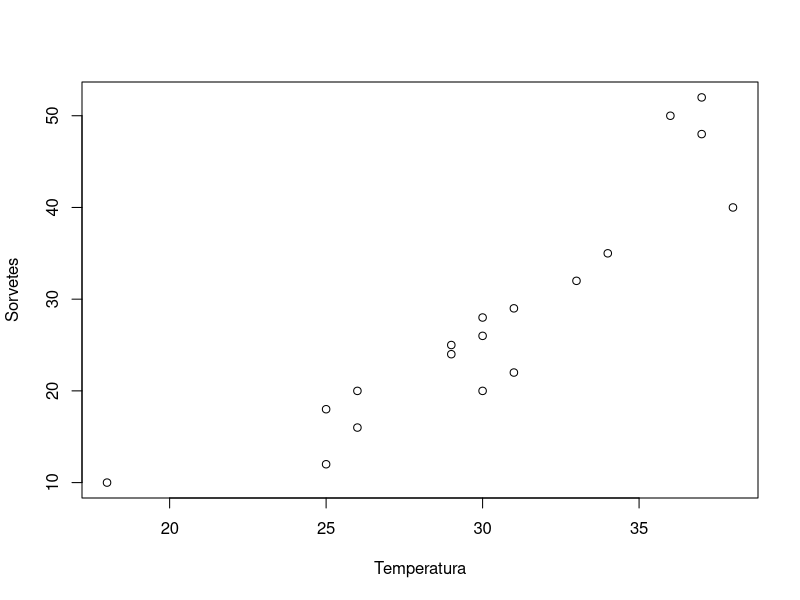
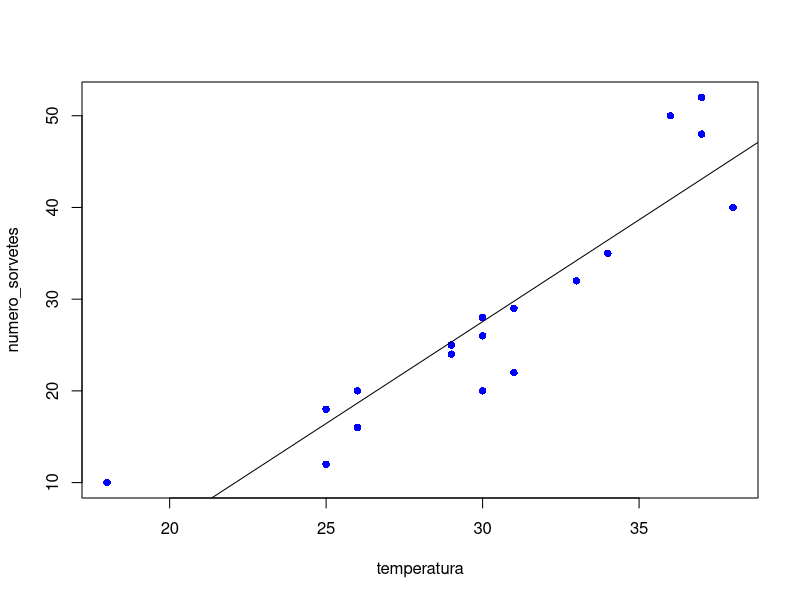
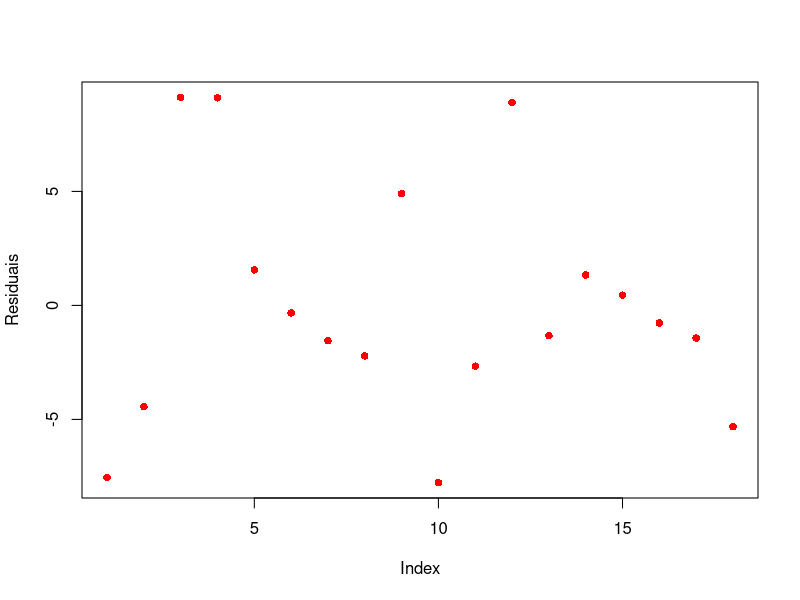
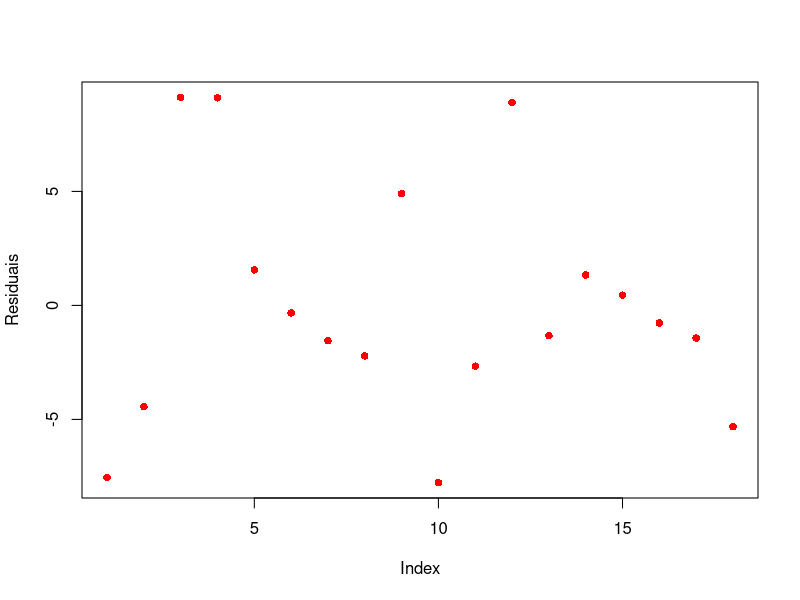
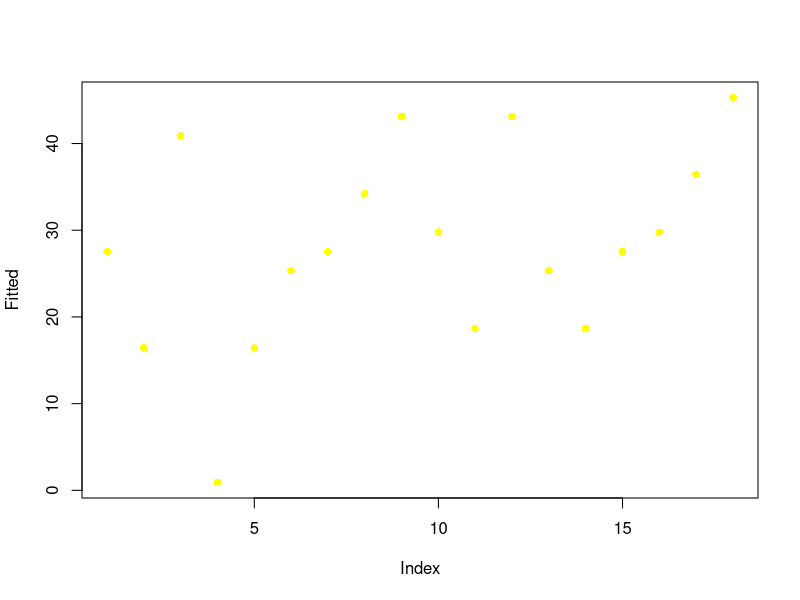

R code for these plots, in order:
# Introdução à Machine Learning - Regressão

# Dados registrados do vendedor de sorvetes
temperatura = c(30, 25, 36, 18, 25, 29, 30, 33, 37, 31, 26, 37, 29, 26, 30, 31, 34, 38)
numero_sorvetes = c(20, 12, 50, 10, 18, 25, 26, 32, 48, 22, 16, 52, 24, 20, 28, 29, 35, 40)
# transformando as arrays em dataframe
df <- data.frame(temperatura, numero_sorvetes)
head(df)
#  temperatura numero_sorvetes
#1          30              20
#2          25              12
#3          36              50
#4          18              10
#5          25              18
#6          29              25

# Gerando gráfico
plot(df$temperatura, df$numero_sorvetes, 
     xlab = "Temperatura",
     ylab = "Sorvetes",
     frame.plot = T)

# Treinando o modelo
modelo = lm(numero_sorvetes ~ temperatura, data = df)

# Plotando o gráfico
plot(df, pch = 16, col = "blue") # Plotando os dados do dataframe
abline(modelo) # Adicionando no gráfico a linha da regressão do modelo 

# Resultados do modelo
summary(modelo)
#Call:
#lm(formula = numero_sorvetes ~ temperatura, data = df)
#
#Residuals:
#   Min     1Q Median     3Q    Max 
#-7.771 -2.552 -1.050  1.502  9.123 
#
#Coefficients:
#            Estimate Std. Error t value Pr(>|t|)    
#(Intercept) -39.0896     7.7277  -5.058 0.000116 ***
#temperatura   2.2213     0.2518   8.822 1.53e-07 ***
#---
#Signif. codes:  0 ‘***’ 0.001 ‘**’ 0.01 ‘*’ 0.05 ‘.’ 0.1 ‘ ’ 1
#
#Residual standard error: 5.351 on 16 degrees of freedom
#Multiple R-squared:  0.8295,	Adjusted R-squared:  0.8188 
#F-statistic: 77.82 on 1 and 16 DF,  p-value: 1.526e-07

# Ao analisar o resumo do modelo, observa-se que apesenta resultados muito bons
# (veja o R² (0.8295) e o R² ajustado ( 0.8188))

# Plotando os valores residuais
# Idealmente, quando você plota os resíduos, eles devem parecer aleatórios. 
# Caso contrário, significa que talvez haja um padrão oculto que o modelo linear não está considerando. 
# Para plotar os resíduos, use o comando plot(modelo$residuals) ou o comando plot(resid(modelo)).

plot(modelo$residuals, pch = 16, col = "red",
     ylab = "Residuais")
# ou
plot(resid(modelo), pch = 16, col = "red",
     ylab = "Residuais")

plot(fitted(modelo), pch = 16, col = "yellow",
     ylab = "Fitted")

# Como visto no gráfico se o dataframe tiver mais dados, este modelo linear simples poderá generalizar bem. 
# Na figura anterior, observe que não há efetivamente um padrão nos resíduos, o que é bom.

coef(modelo)



